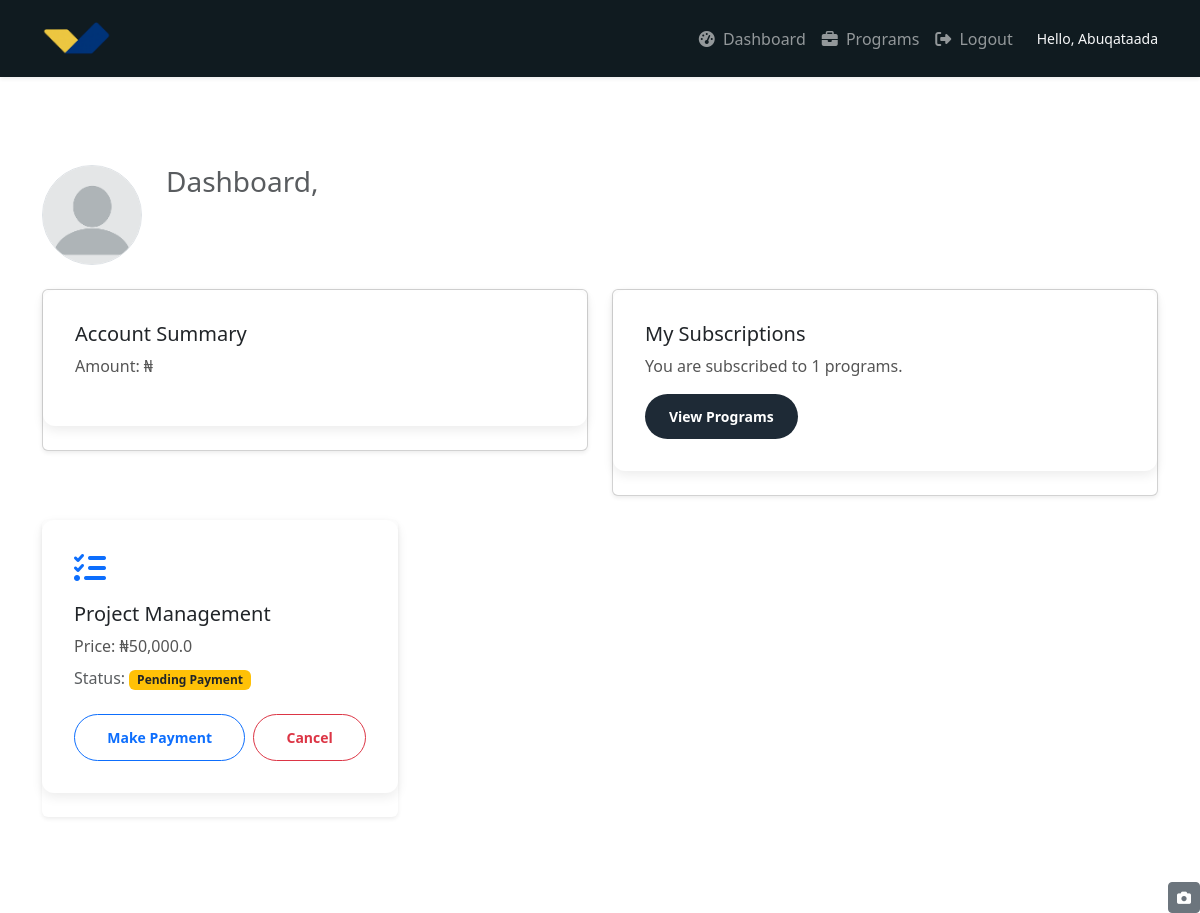
The page /dashboard (signed in) on the database its author committed.
### app.py (models this page shows, shortened)
class User(db.Model, UserMixin):
    id = db.Column(db.Integer, primary_key=True)
    username = db.Column(db.String(150), nullable=False)
    first_name = db.Column(db.String(150), nullable=False)
    last_name = db.Column(db.String(150), nullable=False)
    town = db.Column(db.String(150), nullable=True)
    country = db.Column(db.String(150), nullable=True)
    phone = db.Column(db.String(150), nullable=True)
    email = db.Column(db.String(150), unique=True, nullable=False)
    password_hash = db.Column(db.String(200), nullable=False)
    is_admin = db.Column(db.Boolean, default=False)
    subscriptions = db.relationship('Subscription', backref='user', lazy=True)
    profile_picture = db.Column(db.String(200), nullable=True)
    def get_profile_picture_url(self):
        if self.profile_picture:
            return url_for('static', filename=f'uploads/{self.profile_picture}')
        return url_for('static', filename='images/profile.png')

class Subscription(db.Model):
    id = db.Column(db.Integer, primary_key=True)
    user_id = db.Column(db.Integer, db.ForeignKey('user.id'), nullable=False)
    program_id = db.Column(db.Integer, db.ForeignKey('program.id'), nullable=False)
    is_paid = db.Column(db.Boolean, default=False)
    payment_receipt = db.Column(db.String(200), nullable=True)  # uploaded filename
    created_at = db.Column(db.DateTime, default=datetime.now(timezone.utc))
    status = db.Column(db.String(100), default='pending', nullable=False)

class Program(db.Model):
    id = db.Column(db.Integer, primary_key=True)
    name = db.Column(db.String(100), nullable=False)
    slug = db.Column(db.String(100), unique=True, nullable=False)
    price = db.Column(db.Float, nullable=False)
    icon = db.Column(db.String(50))
    subscriptions = db.relationship('Subscription', backref='program', lazy=True)

### app.py (the view)
@app.route('/dashboard')
@login_required
def dashboard():
    subscriptions = Subscription.query.filter_by(user_id=current_user.id).all()
    programs = Program.query.all()
    return render_template('dashboard.html', subscriptions=subscriptions, programs=programs)

### app.py (called while the page is built)
@login_manager.user_loader
def load_user(user_id):
    return User.query.get(int(user_id))

### templates/dashboard.html (shortened to what this page needs)
{% extends "dashboard_base.html" %}
{% block content %}
<div class="containers my-5">
    <div class="row mb-4">
        <div class="col-auto">
            <div class="profile-picture border rounded-circle overflow-hidden" style="width: 100px; height: 100px;">
                <img src="{{ current_user.profile_picture or url_for('static', filename='images/profile.png') }}"
                    alt="Profile Picture"
                    class="img-fluid w-100 h-100"
                    style="object-fit: cover;">
            </div>
            <button class="btn btn-sm btn-secondary position-absolute bottom-0 end-0"
                data-bs-toggle="modal" data-bs-target="#uploadProfilePictureModal">
                <i class="fas fa-camera"></i>
            </button>
        </div><br>
        <div class="col">
            <h3 class="text-muted mb-0">Dashboard,</h3>
        </div>
    </div>
    <div class="row">
        <div class="col-md-6 mb-4">
            <div class="card shadow-sm">
            <div class="card-body">
                <h5 class="card-title">Account Summary</h5>
                <p>Amount: ₦</p>
            </div>
            </div>
        </div>
        <div class="col-md-6 mb-4">
            <div class="card shadow-sm">
            <div class="card-body">
                <h5 class="card-title">My Subscriptions</h5>
                <p>You are subscribed to {{ current_user.subscriptions|length }} programs.</p>
                <a href="{{ url_for('choose_program') }}" class="btn btn-primary btn-sm">View Programs</a>
            </div>
            </div>
        </div>
    </div>
    <div class="row">
        {% for user_sub in subscriptions %}
        <div class="col-md-4 mb-4">
            <div class="card shadow-sm border-0 h-100">
                <div class="card-body d-flex flex-column">
                    <div class="mb-3">
                        <i class="{{ user_sub.program.icon }} fa-2x text-primary"></i>
                    </div>
                    <h5 class="card-title">{{ user_sub.program.name }}</h5>
                    <p class="card-text mb-2">Price: ₦{{ "{:,}".format(user_sub.program.price) }}</p>
                    <p class="card-text small text-muted mb-4">
                        Status:
                        {% if user_sub.is_paid %}
                            <span class="badge bg-success">Paid</span>
                        {% else %}
                            <span class="badge bg-warning text-dark">Pending Payment</span>
                        {% endif %}
                    </p>
                    {% if not user_sub.is_paid %}
                    <div class="col">
                      <div class="d-flex gap-2">
                        <a href="{{ url_for('payment_details', program_slug=user_sub.program.slug) }}"
                          class="btn btn-outline-primary btn-sm flex-fill">
                          Make Payment
                        </a>
                        <a href="#"
                          class="btn btn-outline-danger btn-sm flex-fill"
                          data-bs-toggle="modal" data-bs-target="#cancelModal">
                          Cancel
                        </a>
                      </div>
                    </div>
                    {% endif %}
                </div>
            </div>
        </div>
        {% endfor %}
    </div>
</div>
{% endblock %}

### templates/dashboard_navbar.html (shortened to what this page needs)
<nav class="navbar navbar-expand-lg navbar-dark py-3 sticky-top shadow-sm">
  <div class="container">
    <a class="navbar-brand fw-bold" href="{{ url_for('dashboard') }}">
      <img src="{{ url_for('static', filename='images/logo.png') }}" alt="DP" style="max-height: 35px;">
    </a>
    <div class="collapse navbar-collapse" id="dashboardNavbar">
      <ul class="navbar-nav ms-auto">
        <li class="nav-item">
          <a class="nav-link" href="{{ url_for('dashboard') }}">
            <i class="fas fa-tachometer-alt me-1"></i> Dashboard
          </a>
        </li>
        <li class="nav-item">
          <a class="nav-link" href="{{ url_for('choose_program') }}">
            <i class="fas fa-briefcase me-1"></i> Programs
          </a>
        </li>
        <li class="nav-item">
          <a class="nav-link" href="{{ url_for('logout') }}">
            <i class="fas fa-sign-out-alt me-1"></i> Logout
          </a>
        </li>
      </ul>
      <span class="navbar-text ms-lg-3 text-light small">
        Hello, {{ current_user.username }}
      </span>
    </div>
  </div>
</nav>

### static/css/dashboard.css (style rules this page uses)
.navbar, .sticky-top, .modal-header { background-color: rgb(16, 27, 32); }
.small { font-size: 0.875rem; color: #ffffff; }
.card-body { background: #ffffff; padding: 2rem; margin-bottom: 1.5rem; border-radius: 12px; border: none; box-shadow: 0 4px 12px rgba(0,0,0,0.08); transition: transform 0.3s ease, box-shadow 0.3s ease; }
.card-body p { font-size: 1rem; color: #555; margin-bottom: 1rem; line-height: 1.5; }
.card-body .btn { padding: 0.75rem 1.5rem; border-radius: 50px; font-weight: 600; transition: background 0.3s ease; }
.card-body .btn-primary { background: #1e2a36; border: none; }

### rows shown on the page
User: username "Abuqataada"
Subscription: program.name "Project Management", is_paid "Pending Payment"
Program: program.price "50,000.0"

### other values the page prints
{{ current_user.subscriptions|length }} "1"
